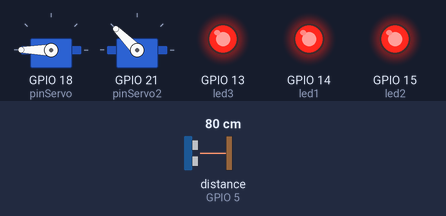
Simulated run of this program. Board: ESP32. Shown: 2 × servo, output pins drawn as LEDs (lit = HIGH). Wiring (from diagram.json): ultrasonic range finder: trigger GPIO 4; echo GPIO 5. The inputs (shaded band) are chosen by the test bench; at power-on: distance to the obstacle (sensor on GPIO 5) 80 cm. The echo pulse lasts 58.3 µs per cm; the audio player accepts every command and is not drawn; pins used as bus, display or sensor lines are not drawn; what the program prints to the serial monitor is not drawn.

Above: at 12.1 s.
12.2 s: distance to the obstacle (sensor on GPIO 5) set to 149 cm
22.6 s: distance to the obstacle (sensor on GPIO 5) set to 157 cm
At 28.7 s:
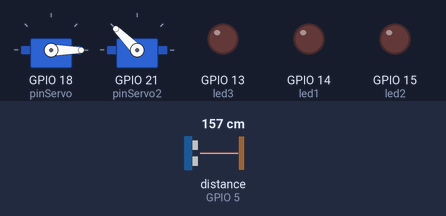
33.0 s: distance to the obstacle (sensor on GPIO 5) set to 2 cm
At 33.84 s:
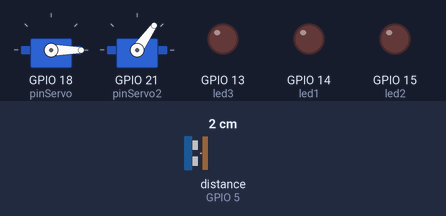
43.4 s: distance to the obstacle (sensor on GPIO 5) set to 250 cm
At 48.1 s:
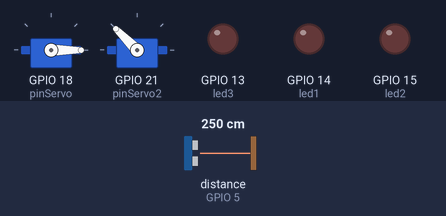
Timing chart, 0 to 49.6 s (numbered marks = the images above; inputs shaded):
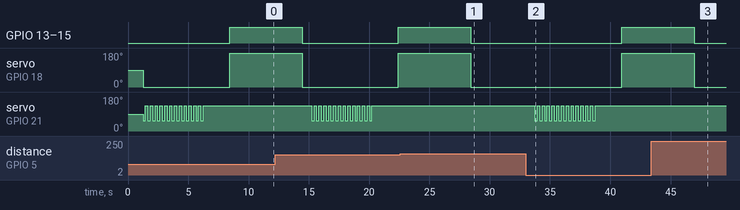

Measured:
- the behaviour switches between 152 and 153 cm on distance to the obstacle (sensor on GPIO 5) (found by bisection; images 0 and 1)
- after the input at 22.6 s, servo on GPIO 21 (pinServo2): stops changing and stays 135°
- after the input at 33.0 s, GPIO 13 (led3), GPIO 14 (led1), GPIO 15 (led2): LOW → HIGH after 7.9 s; servo on GPIO 18 (pinServo): 0° → 180° after 7.9 s; servo on GPIO 21 (pinServo2): alternates 135° for 0.20 s and 55° for 0.20 s, 26 changes in all, then stays 135°, starting after 0.75 s
- after the input at 43.4 s, servo on GPIO 21 (pinServo2): stops changing and stays 135°
- by itself, servo on GPIO 21 (pinServo2): alternates 135° for 0.20 s and 55° for 0.20 s, 26 changes in all, then stays 135°

The program:

main.cpp
```cpp
#include <ESP32Servo.h>
#include "Arduino.h"
#include "DFRobotDFPlayerMini.h"

// Configuramos la comunicación para el MP3 (Pines 16 y 17)
HardwareSerial mySerial(2);
DFRobotDFPlayerMini myDFPlayer;

Servo miServo;
Servo SERVO2; // Creamos el objeto servo
int pinServo = 18; // El pin donde conectaste el cable de señal
int pinServo2 = 21;
int led1 = 14;
int led2 = 15;
int led3 = 13;
int an1 = 55;
int an2 = 135;

// Pines del sensor ultrasónico
int trigPin = 4; // Pin que envía el pulso
int echoPin = 5; // Pin que recibe el rebote
int distanciaActivacion = 150.00; // DISTANCIA EN CENTÍMETROS (Modifica este número a tu gusto)

void setup() {
  Serial.begin(115200);
  // Iniciamos comunicación con DFPlayer (RX=16, TX=17)
  mySerial.begin(9600, SERIAL_8N1, 16, 17);

  // Configuramos los servos y LEDs
  miServo.attach(pinServo);
  SERVO2.attach(pinServo2);
  pinMode(led1, OUTPUT);
  pinMode(led2, OUTPUT);
  pinMode(led3, OUTPUT);


  // Configuramos los pines del ultrasónico
  pinMode(trigPin, OUTPUT);
  pinMode(echoPin, INPUT);

  // Inicializamos el módulo de sonido
  Serial.println("Iniciando MP3...");
  if (!myDFPlayer.begin(mySerial)) {
    Serial.println("Error de conexión con DFPlayer");
  } else {
    myDFPlayer.volume(30); // Ajusta el volumen (0 a 30)
  }
}

void loop() {
  // 1. Disparamos el pulso ultrasónico
  digitalWrite(trigPin, LOW);
  delayMicroseconds(2);
  digitalWrite(trigPin, HIGH);
  delayMicroseconds(10);
  digitalWrite(trigPin, LOW);

  // 2. Leemos el tiempo que tarda en regresar el eco
  long duracion = pulseIn(echoPin, HIGH);

  // 3. Calculamos la distancia en centímetros
  long distancia = duracion * 0.034 / 2;

  // 4. Si la distancia es válida y menor a la distancia de activación, arranca la rutina
  if (distancia > 0 && distancia <= distanciaActivacion) {

    delay(700); // Pausa de 2 segundos de espera tras haber sensado

    // Mandamos reproducir el audio 0001.mp3 de la carpeta mp3
    myDFPlayer.playMp3Folder(1);

    // Inicia la rutina de movimientos de tu animatrónico
    miServo.write(0);
    SERVO2.write(an1);
    delay(200);
    SERVO2.write(an2);
    delay(200);
    SERVO2.write(an1);
    delay(200);
    SERVO2.write(an2);
    delay(200);
    SERVO2.write(an1);
    delay(200);
    SERVO2.write(an2);
    delay(200);
    SERVO2.write(an1);
    delay(200);
    SERVO2.write(an2);
    delay(200);
    SERVO2.write(an1);
    delay(200);
    SERVO2.write(an2);
    delay(200);
    SERVO2.write(an1);
    delay(200);
    SERVO2.write(an2);
    delay(200);
    SERVO2.write(an1);
    delay(200);
    SERVO2.write(an2);
    delay(200);
    SERVO2.write(an1);
    delay(200);
    SERVO2.write(an2);
    delay(200);
    SERVO2.write(an1);
    delay(200);
    SERVO2.write(an2);
    delay(200);
    SERVO2.write(an1);
    delay(200);
    SERVO2.write(an2);
    delay(200);
    SERVO2.write(an1);
    delay(200);
    SERVO2.write(an2);
    delay(200);
    SERVO2.write(an1);
    delay(200);
    SERVO2.write(an2);
    delay(200);
    SERVO2.write(an1);
    delay(200);
    SERVO2.write(an2);
    delay(200);

    // Gira a 0 grados
    miServo.write(0);
    digitalWrite(led1, LOW);
    digitalWrite(led2, LOW);
    delay(2000); // Espera 2 segundos

    // Gira a 90 grados (al centro)
    miServo.write(180);
    digitalWrite(led1, HIGH);
    digitalWrite(led2, HIGH);
    digitalWrite(led3, HIGH);
    delay(6000); // Espera 6 segundos

    digitalWrite(led1, LOW);
    digitalWrite(led2, LOW);
    digitalWrite(led3, LOW);
    miServo.write(0);
  }

  // Breve pausa para no saturar al sensor antes de volver a medir
  delay(50);
}
```
